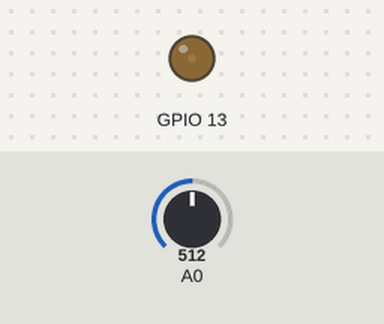
A sketch run on a simulated ESP8266 (NodeMCU). Parts: output pins drawn as LEDs (lit = HIGH). Inputs (shaded band) come from the test bench; at power-on: A0 = 512. WiFi joins after 1.5 s; servers stay silent unless stated.

Above: at 1.96 s.
At 2.86 s:
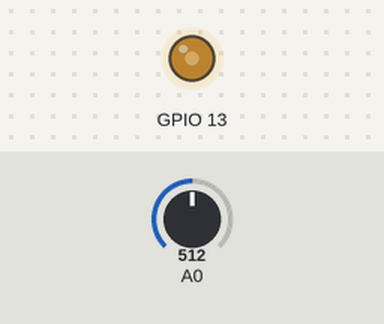
At 3.76 s:
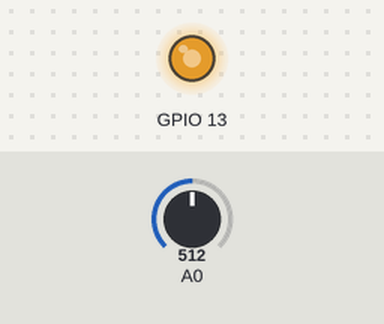
At 37.0 s:
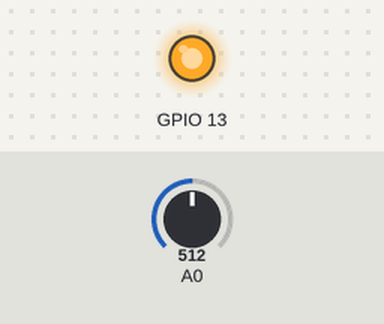
Timing chart, 0 to 38.5 s (numbered marks = the images above):
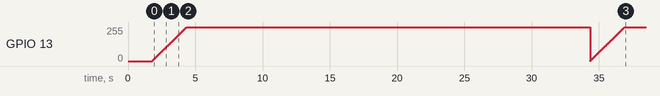

The sketch:

Blynk_NodeMcu_IR_ldr_test1.ino
```cpp
// (licence header left out)
#define BLYNK_PRINT Serial    // Comment this out to disable prints and save space
#include <ESP8266WiFi.h>
#include <BlynkSimpleEsp8266.h>

// You should get Auth Token in the Blynk App.
// Go to the Project Settings (nut icon).
char auth[] = "55e4f2a287204fa69198463002d400c8";


void setup()
{
  Serial.begin(9600);
  pinMode(13,OUTPUT);
pinMode(A0,INPUT);
pinMode(14,INPUT);
  Blynk.begin(auth, "lucky_home", "laxmish53");
}

void loop()
{
  int light = analogRead(A0);

  Blynk.run();

   WidgetLED led1(V0); //register to virtual pin 1
       led1.off();

       if (light>500)
{
  led1.on();
  for (int i=0;i<255;i++)
{analogWrite(13,i);
delay(10);}
}
delay(30000);
}
  BLYNK_READ(V1) {// Widget in the app READs Virtal Pin V1 with the certain frequency
{int IRval = analogRead(14);
  // This command writes Arduino's uptime in seconds to Virtual Pin V5
 Blynk.virtualWrite(1,IRval);
 delay(30000);
}
  }
```
